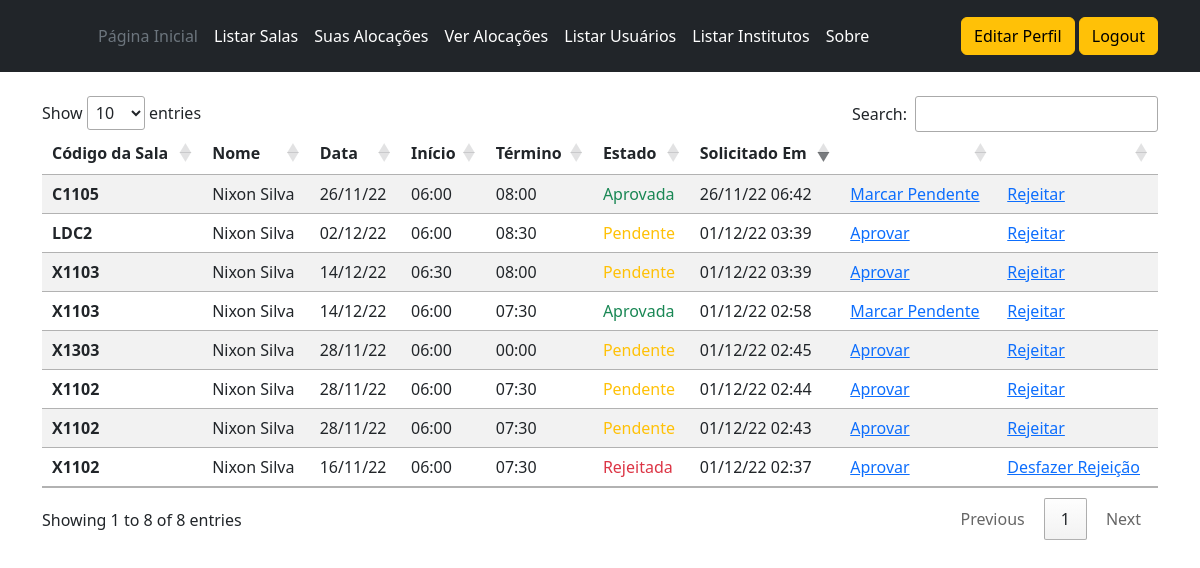
Page /index.php?page=userRequests (signed in) on the committed database.
### tables this page shows
CREATE TABLE `request` (
  `request_id` int(11) NOT NULL,
  `requestor_id` int(11) NOT NULL,
  `classroom_id` varchar(32) NOT NULL,
  `request_time_start` datetime NOT NULL,
  `request_time_end` datetime NOT NULL,
  `request_status` enum('A','R','P','E') DEFAULT 'P',
  `requested_at` timestamp NOT NULL DEFAULT CURRENT_TIMESTAMP,
  `approved_at` timestamp NOT NULL DEFAULT '0000-00-00 00:00:00',
  `rejected_at` timestamp NOT NULL DEFAULT '0000-00-00 00:00:00'
);

CREATE TABLE `user` (
  `id` int(11) NOT NULL,
  `name` varchar(255) NOT NULL,
  `email` varchar(255) NOT NULL,
  `pass_word` varchar(255) NOT NULL,
  `cpf` varchar(14) NOT NULL,
  `telephone` varchar(20) DEFAULT NULL,
  `type` enum('A','M','U') NOT NULL DEFAULT 'U',
  `created_at` timestamp NOT NULL DEFAULT CURRENT_TIMESTAMP,
  `altered_at` timestamp NOT NULL DEFAULT CURRENT_TIMESTAMP
);

### utils/convert_timestamp.php (called while the page is built)
<?php
function convertTimestampDate ($timestamp)
{
    $time = strtotime($timestamp);
    return date("d/m/y", $time);
}
function convertTimestampHour ($timestamp)
{
    $time = strtotime($timestamp);
    return date("H:i", $time);
}
function convertTimestampFull ($timestamp)
{
    $time = strtotime($timestamp);
    return date("d/m/y H:i", $time);
}

### utils/check_user.php (called while the page is built, shortened)
<?php
function isManager ()
{
    if (isset($_SESSION['user_type']))
    {
        return ($_SESSION['user_type'] == 'A' || $_SESSION['user_type'] == 'M');
    }
    return false;
}

### utils/list_requests.php (the view, shortened to what this page needs)
<?php
include 'convert_timestamp.php';
function listRequestByUserTable ($connection, $isManager, $userId)
{
    $result = listUserRequests($connection, $userId);
    while ($row = mysqli_fetch_array($result))
    {
        if (($row['request_status'] != 'R' && $row['request_status'] != 'E') || isManager())
        {
            printRow($row);
        }
    }
}
function listUserRequests ($connection, $userId)
{
    $query =
    "SELECT request_id, user.name, classroom_id, request_time_start, request_time_end, request_status, requested_at
        FROM request
        JOIN user ON requestor_id = user.id
        WHERE requestor_id = '$userId'";
    $result = mysqli_query($connection, $query);
    if ($result)
        return $result;
    else
        return null;
}
function printRow ($row)
{
    $requestId          = $row['request_id'];
    $classroomCode      = $row['classroom_id'];
    $requestorName      = $row['name'];
    $requestDate        = convertTimestampDate($row['request_time_start']);
    $requestTimeStart   = convertTimestampHour($row['request_time_start']);
    $requestTimeEnd     = convertTimestampHour($row['request_time_end']);
    $requestStatus      = translateRequestStatus($row['request_status']);
    $requestedAt        = convertTimestampFull($row['requested_at']);
    $requestStatusColor = getRequestStatusColor($row['request_status']);
    echo
        "<tr>
            <th scope='row'>$classroomCode</th>
            <td>$requestorName</td>
            <td>$requestDate</td>
            <td>$requestTimeStart</td>
            <td>$requestTimeEnd</td>
            <td style='color:$requestStatusColor;'>$requestStatus</td>
            <td>$requestedAt</td>";
    if (isManager())
    {
        if ($row['request_status'] != 'E')
        {
            if ($row['request_status'] == 'A')
            {
                echo "<td><a href='./index.php?page=reset_request&requestId=$requestId'>Marcar Pendente</a></td>";
            }
            else
            {
                echo "<td><a href='./index.php?page=approve_request&requestId=$requestId'>Aprovar</a></td>";
            }
            if ($row['request_status'] == 'R')
            {
                echo "<td><a href='./index.php?page=reset_request&requestId=$requestId'>Desfazer Rejeição</a></td>";
            }
            else
            {
                echo "<td><a href='./index.php?page=reject_request&requestId=$requestId'>Rejeitar</a></td>";
            }
        }
        else
        {
            echo "<td>-</td><td>-</td>";
        }
    }
    echo
        "</tr>";
}
function translateRequestStatus ($requestStatus)
{
    switch ($requestStatus)
    {
        case "P":
            return "Pendente";
        case "A":
            return "Aprovada";
        case "R":
            return "Rejeitada";
    }
}
function getRequestStatusColor ($requestStatus)
{
    switch ($requestStatus)
    {
        case "P":
            return "#ffc107";
        case "A":
            return "#198754";
        case "R":
            return "#dc3545";
    }
}

### rows in the picture
request: classroom "C1105", requestor.name "Nixon Silva", request_time_start "26/11/22", request_time_start "06:00", request_time_end "08:00", requestStatus "Aprovada", requested_at "26/11/22 06:42"
request: classroom "X1102", requestor.name "Nixon Silva", request_time_start "16/11/22", request_time_start "06:00", request_time_end "07:30", requestStatus "Rejeitada", requested_at "01/12/22 02:37"
request: classroom "X1102", requestor.name "Nixon Silva", request_time_start "28/11/22", request_time_start "06:00", request_time_end "07:30", requestStatus "Pendente", requested_at "01/12/22 02:43"
request: classroom "X1102", requestor.name "Nixon Silva", request_time_start "28/11/22", request_time_start "06:00", request_time_end "07:30", requestStatus "Pendente", requested_at "01/12/22 02:44"
request: classroom "X1303", requestor.name "Nixon Silva", request_time_start "28/11/22", request_time_start "06:00", request_time_end "00:00", requestStatus "Pendente", requested_at "01/12/22 02:45"
request: classroom "X1103", requestor.name "Nixon Silva", request_time_start "14/12/22", request_time_start "06:00", request_time_end "07:30", requestStatus "Aprovada", requested_at "01/12/22 02:58"
request: classroom "LDC2", requestor.name "Nixon Silva", request_time_start "02/12/22", request_time_start "06:00", request_time_end "08:30", requestStatus "Pendente", requested_at "01/12/22 03:39"
request: classroom "X1103", requestor.name "Nixon Silva", request_time_start "14/12/22", request_time_start "06:30", request_time_end "08:00", requestStatus "Pendente", requested_at "01/12/22 03:39"
